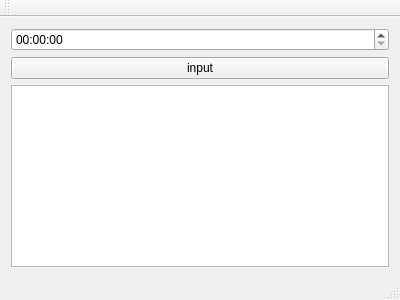
<?xml version="1.0" encoding="UTF-8"?>
<ui version="4.0">
 <class>MainWindow</class>
 <widget class="QMainWindow" name="MainWindow">
  <property name="geometry">
   <rect>
    <x>0</x>
    <y>0</y>
    <width>400</width>
    <height>300</height>
   </rect>
  </property>
  <property name="windowTitle">
   <string>MainWindow</string>
  </property>
  <widget class="QWidget" name="centralWidget">
   <layout class="QGridLayout" name="gridLayout">
    <item row="1" column="0">
     <widget class="QPushButton" name="server_startbtn">
      <property name="text">
       <string>input</string>
      </property>
     </widget>
    </item>
    <item row="2" column="0">
     <widget class="QTextEdit" name="textEdit"/>
    </item>
    <item row="0" column="0">
     <widget class="QTimeEdit" name="timeEdit"/>
    </item>
   </layout>
  </widget>
  <widget class="QMenuBar" name="menuBar">
   <property name="geometry">
    <rect>
     <x>0</x>
     <y>0</y>
     <width>400</width>
     <height>23</height>
    </rect>
   </property>
  </widget>
  <widget class="QToolBar" name="mainToolBar">
   <attribute name="toolBarArea">
    <enum>TopToolBarArea</enum>
   </attribute>
   <attribute name="toolBarBreak">
    <bool>false</bool>
   </attribute>
  </widget>
  <widget class="QStatusBar" name="statusBar"/>
 </widget>
 <layoutdefault spacing="6" margin="11"/>
 <resources/>
 <connections/>
</ui>
